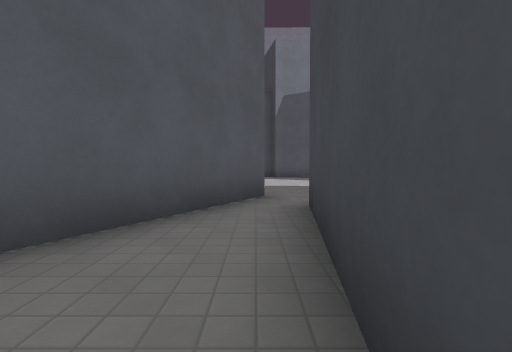
[1] (above)

24 first-person views from a walk through a level from a Godot 3-D game. The camera is 1.2 m above the floor, tilts 2° down and sees 85° across. The floor is counted in squares, 2 m on a side. Each view is taken from the middle of a square. On the plan, view 1 faces up. The plan holds only what a view shows up to about 9 squares ahead; the rest is blank. The place goes on beyond the plan. Surface patterns are stand-ins for the level's own textures.

[2]
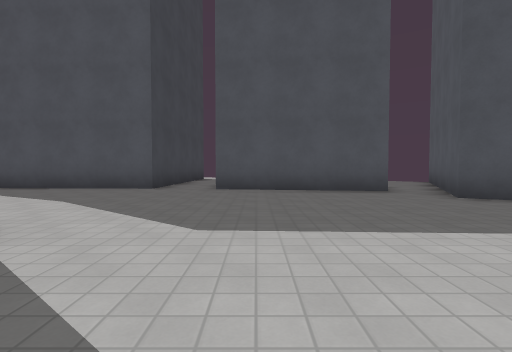

[3]
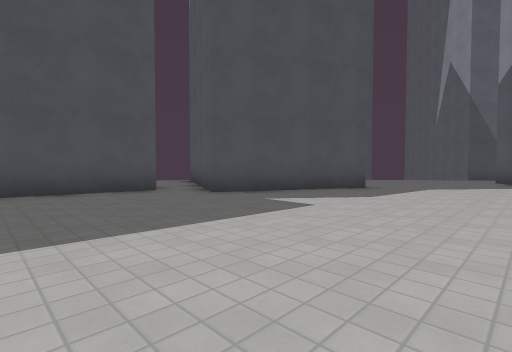

[4]
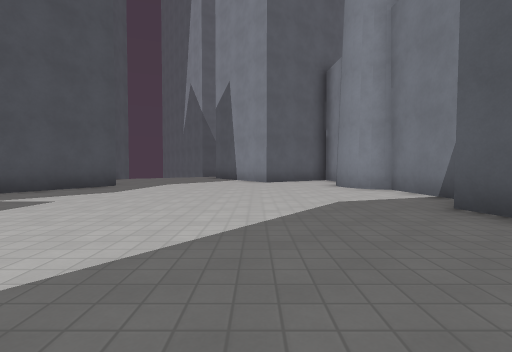

[5]
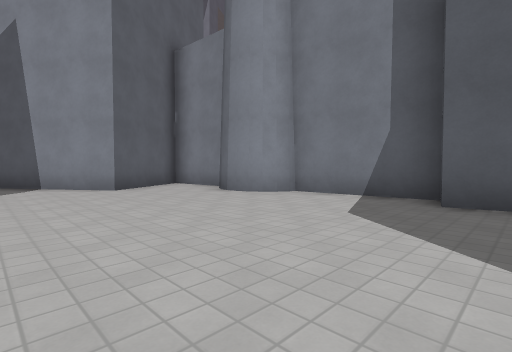

[6]
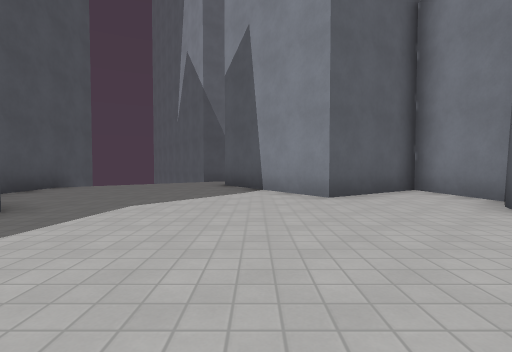

[7]
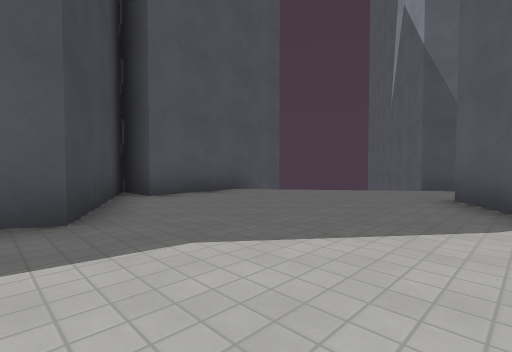

[8]
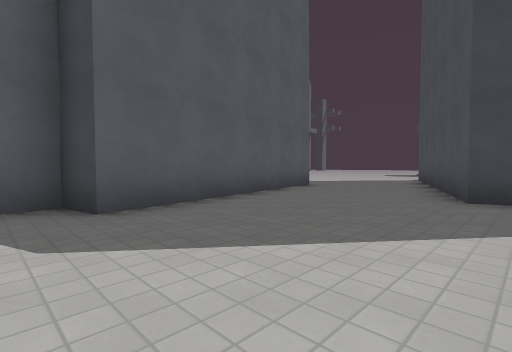

[9]
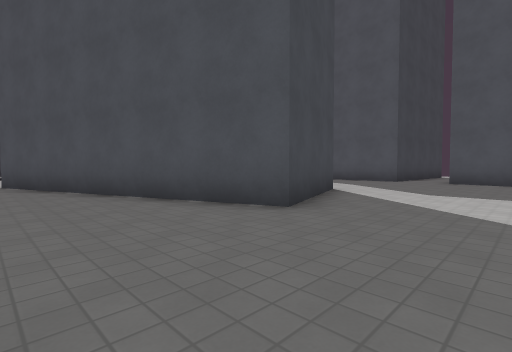

[10]
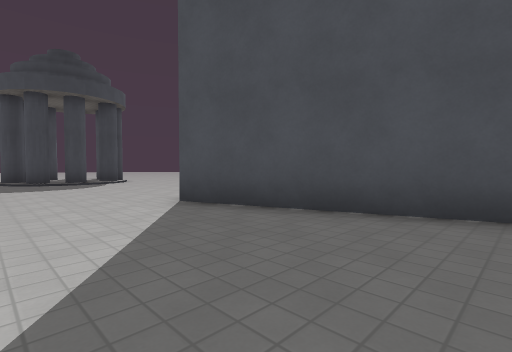

[11]
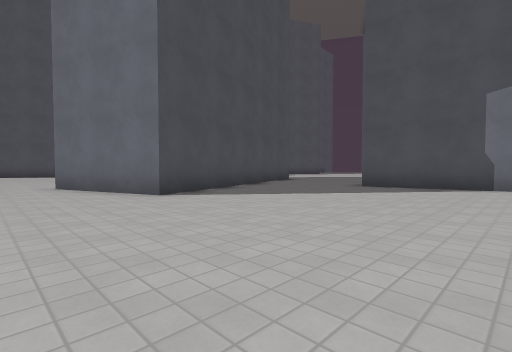

[12]
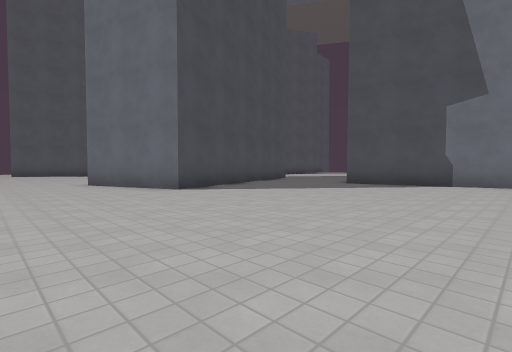

[13]
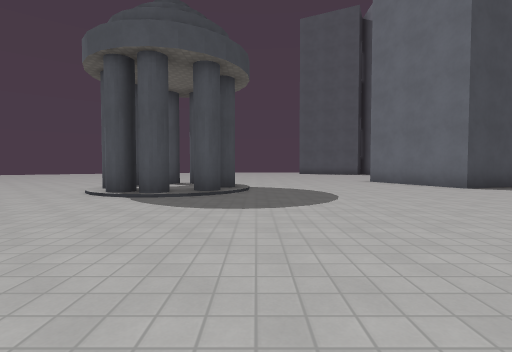

[14]
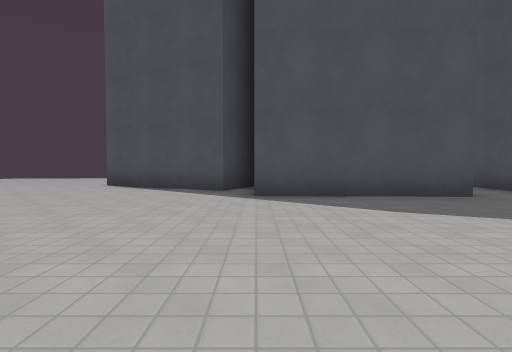

[15]
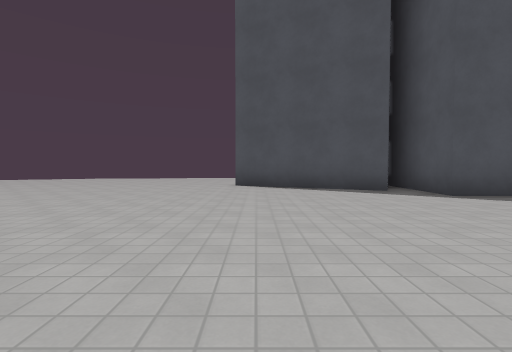

[16]
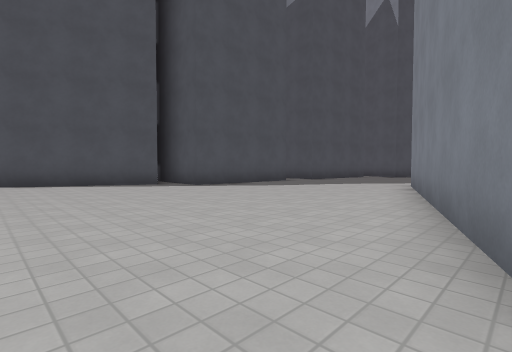

[17]
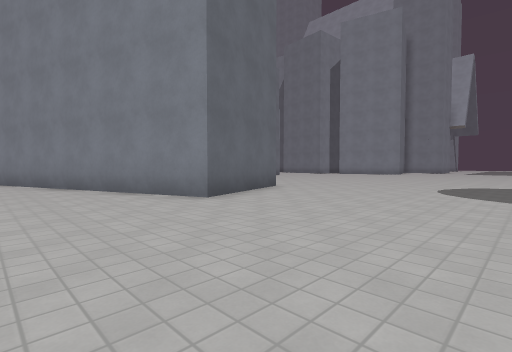

[18]
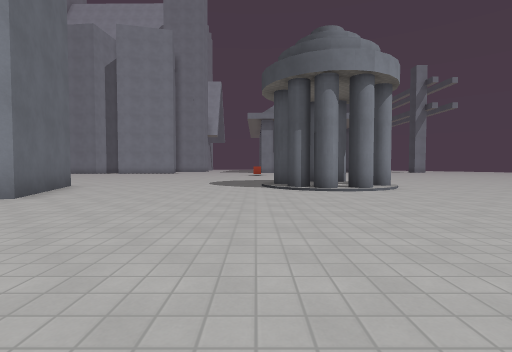

[19]
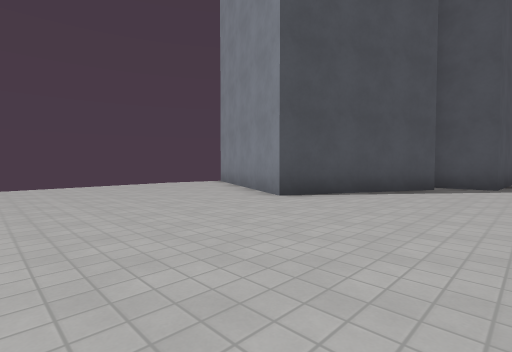

[20]
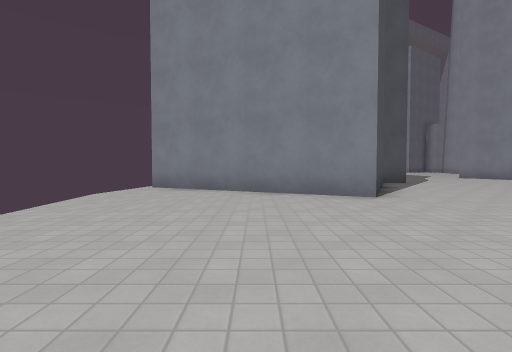

[21]
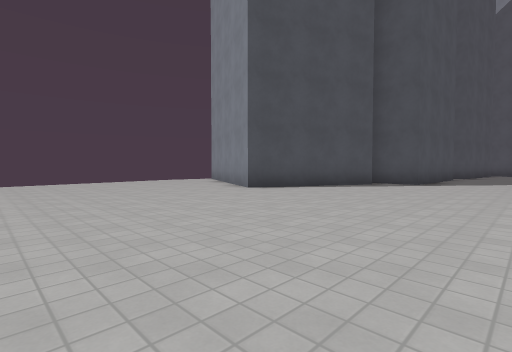

[22]
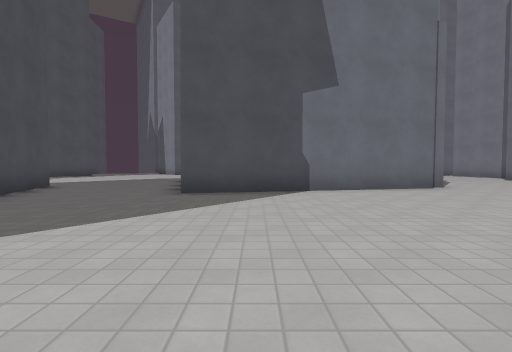

[23]
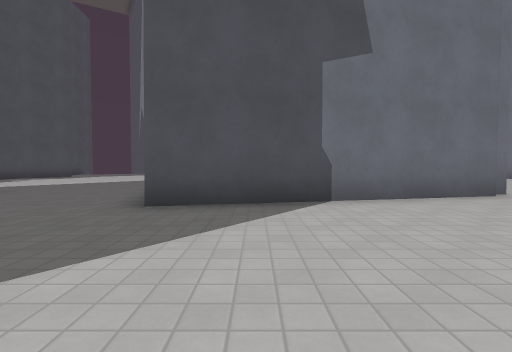

[24]
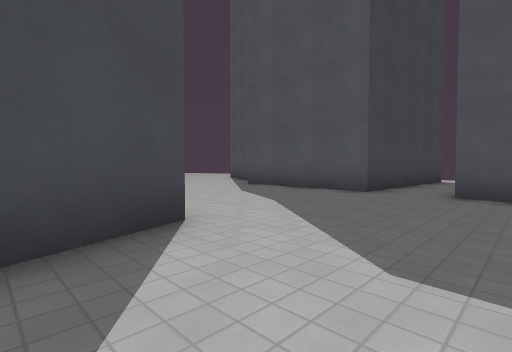

### Floor plan
Key: @ floor where view 1 was taken; # wall or solid block; . floor.
Columns run from 12 left of view 1 to 21 right of it. Each row starts with its distance up from view 1.
 22                   #....        .
 21                   #..............
 20                   ##..............
 19                    #..............
 18                    #..............
 17                   ##..............
 16       #############.............##
 15      ##.##...##.................#
 14      #..................##......#
 13      ##..............######.....##
 12     ###...........####    #.......
 11    ##.............##   ####.......
 10 #..................#####..........
  9 ##.................##.............
  8 #  ...............................
  7     ....##.......................
  6     ....#####.....................
  5    ######  #......................
  4        #  ##.###..................
  3           #..# ###.#####..........
  2           #..#  #..#   ##.........
  1            ..#  #..#   ####.......
  0             @#    .#   #  ##......
 -1                           ##......
 -2                           #.......
 -3                          ##.......
 -4                          #.......
 -5                          #.....

Where each view was taken, in squares from view 1:
view 1: 0 up, 0 right, facing up
view 2: 11 up, 4 right, facing down
view 3: 11 up, 4 right, facing down-left
view 4: 12 up, 5 right, facing left
view 5: 10 up, 2 right, facing up-left
view 6: 11 up, 0 right, facing left
view 7: 11 up, 3 left, facing down-left
view 8: 11 up, 0 right, facing up-right
view 9: 15 up, 3 right, facing down-right
view 10: 17 up, 9 right, facing down-right
view 11: 20 up, 16 right, facing down-left
view 12: 21 up, 17 right, facing down-left
view 13: 22 up, 19 right, facing down
view 14: 9 up, 11 right, facing down
view 15: 9 up, 15 right, facing down
view 16: 11 up, 16 right, facing down-left
view 17: 8 up, 19 right, facing up-left
view 18: 6 up, 19 right, facing up
view 19: 4 up, 20 right, facing down-left
view 20: 2 down, 21 right, facing left
view 21: 6 up, 21 right, facing down-left
view 22: 18 up, 14 right, facing left
view 23: 18 up, 12 right, facing left
view 24: 10 up, 4 right, facing down-right
